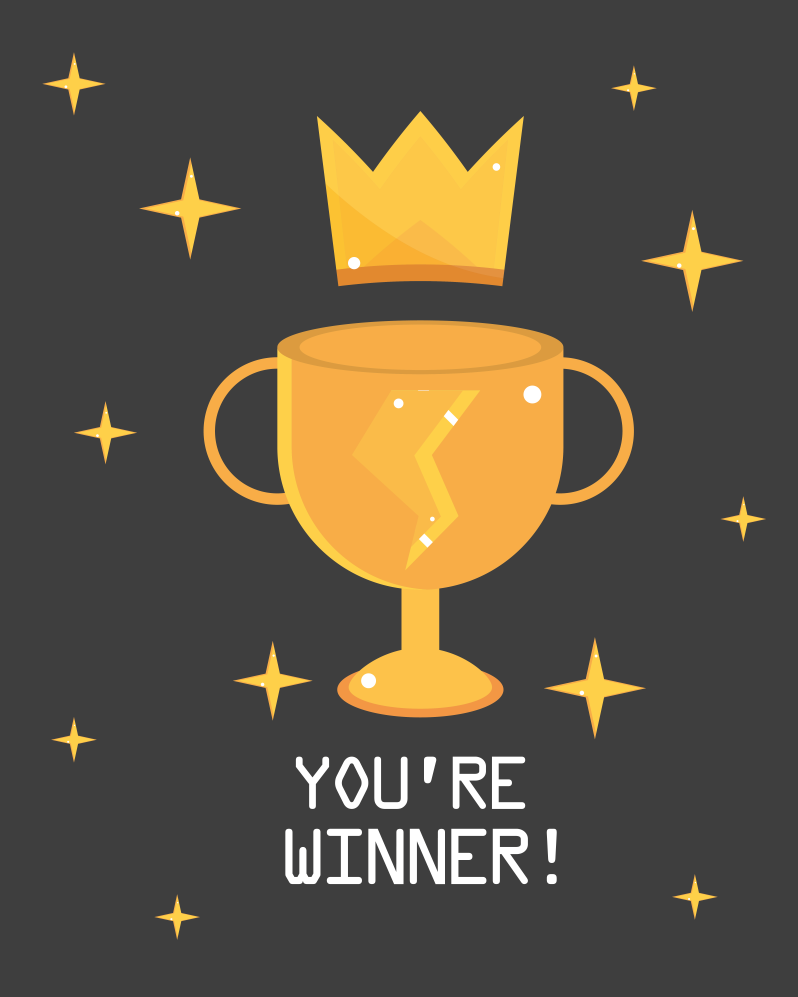
#> input picture img/video-game-winner-vector.png, 6378 x 7972 px (shown at 1/8 size)
$ python winnertest.py   (older library calls are emulated)
#> lines starting #> are read from the running program, lines starting #| are printed output that depends on the picture
from PIL import Image

def resize_image(input_path, output_path, new_size=(300, 300)):
    """
    Resize an image.

    Parameters:
    - input_path: The path to the input image.
    - output_path: The path to save the resized image.
    - new_size: Tuple specifying the new size (width, height). Default is (300, 300).
    """
#> called with input_path = './img/video-game-winner-vector.png', output_path = './img/winnerphotobig.png', new_size = (1850, 1080)
    try:
        # Open the image
        with Image.open(input_path) as img:
            # Resize the image
#> img is the input picture: PIL image 6378x7972 RGB; mean R, G, B 92.3, 82.6, 66
            resized_img = img.resize(new_size, Image.ANTIALIAS)
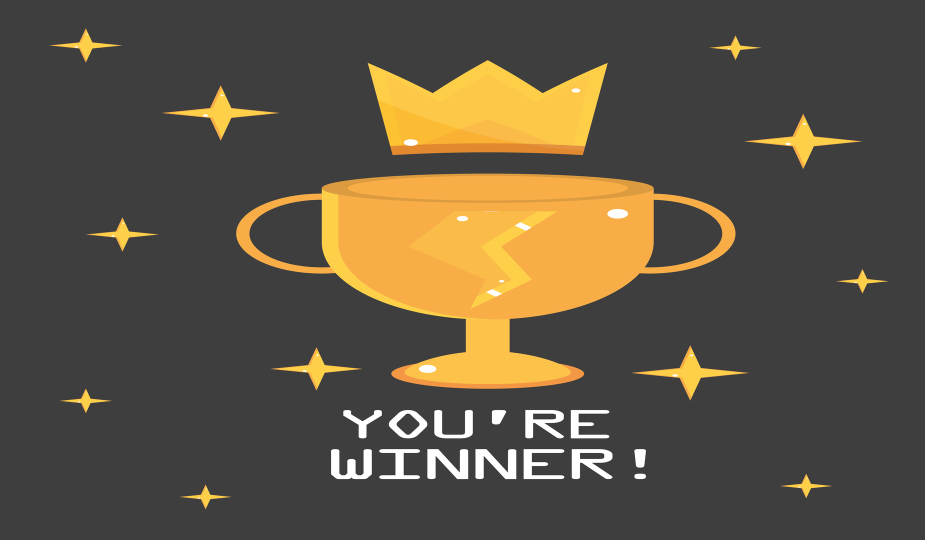
#> resized_img: PIL image 1850x1080 RGB (shown at 1/2 size); mean R, G, B 92.3, 82.6, 66
            # Save the resized image
            resized_img.save(output_path)
            print(f"Image resized and saved to {output_path}")
    except Exception as e:
        print(f"Error: {e}")

# Example usage:
input_image_path = "./img/video-game-winner-vector.png"
output_image_path = "./img/winnerphotobig.png"
resize_image(input_image_path, output_image_path, new_size=(1850, 1080))
